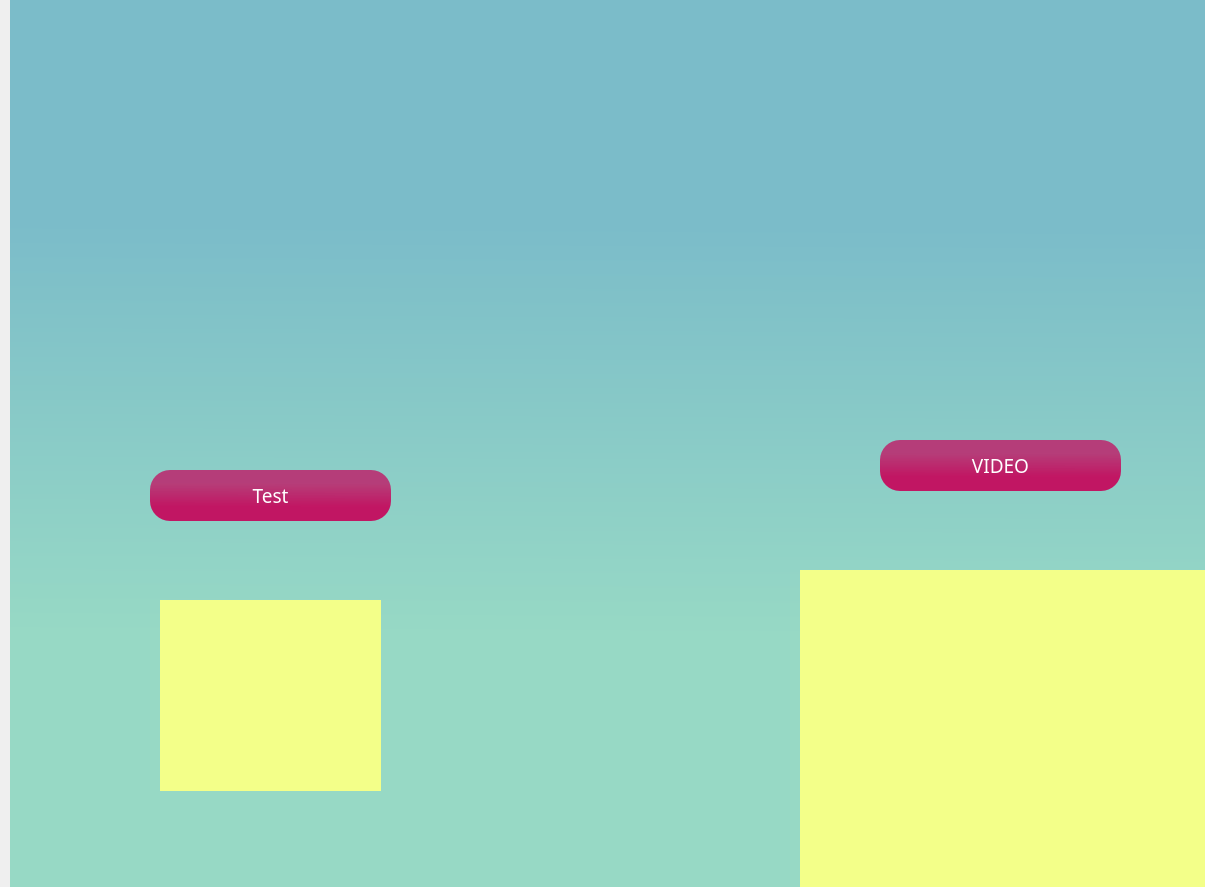
<?xml version="1.0" encoding="UTF-8"?>
<ui version="4.0">
 <class>Dialog</class>
 <widget class="QDialog" name="Dialog">
  <property name="geometry">
   <rect>
    <x>0</x>
    <y>0</y>
    <width>1205</width>
    <height>887</height>
   </rect>
  </property>
  <property name="windowTitle">
   <string>Dialog</string>
  </property>
  <widget class="QWidget" name="mainWindow" native="true">
   <property name="geometry">
    <rect>
     <x>10</x>
     <y>-10</y>
     <width>1201</width>
     <height>901</height>
    </rect>
   </property>
   <property name="styleSheet">
    <string notr="true">QWidget#mainWindow{
background-color: qlineargradient(spread:pad, x1:0.506, y1:0.261, x2:0.500051, y2:1, stop:0 rgba(123, 188, 201, 255), stop:0.619318 rgba(151, 217, 197, 255));}</string>
   </property>
   <widget class="QPushButton" name="testBotButton">
    <property name="geometry">
     <rect>
      <x>140</x>
      <y>480</y>
      <width>241</width>
      <height>51</height>
     </rect>
    </property>
    <property name="font">
     <font>
      <family>Segoe UI Black</family>
      <pointsize>14</pointsize>
      <weight>10</weight>
      <italic>false</italic>
      <bold>false</bold>
     </font>
    </property>
    <property name="styleSheet">
     <string notr="true">border-radius:20px;
background-color: rgba(193, 22, 99, 200);
font: 87 14pt &quot;Segoe UI Black&quot;;
background-color: qlineargradient(spread:pad, x1:0.506, y1:0.261, x2:0.500051, y2:1, stop:0 rgba(193, 22, 99, 200), stop:0.619318 rgba(193, 22, 99, 255));
color:white</string>
    </property>
    <property name="text">
     <string>Test</string>
    </property>
   </widget>
   <widget class="QLabel" name="visibleLetter1">
    <property name="geometry">
     <rect>
      <x>150</x>
      <y>610</y>
      <width>221</width>
      <height>191</height>
     </rect>
    </property>
    <property name="styleSheet">
     <string notr="true">background-color: rgb(243, 255, 137);
font: 87 16pt &quot;Segoe UI Black&quot;;</string>
    </property>
    <property name="text">
     <string/>
    </property>
   </widget>
   <widget class="QPushButton" name="testBotVideoButton">
    <property name="geometry">
     <rect>
      <x>870</x>
      <y>450</y>
      <width>241</width>
      <height>51</height>
     </rect>
    </property>
    <property name="font">
     <font>
      <family>Segoe UI Black</family>
      <pointsize>14</pointsize>
      <weight>10</weight>
      <italic>false</italic>
      <bold>false</bold>
     </font>
    </property>
    <property name="styleSheet">
     <string notr="true">border-radius:20px;
background-color: rgba(193, 22, 99, 200);
font: 87 14pt &quot;Segoe UI Black&quot;;
background-color: qlineargradient(spread:pad, x1:0.506, y1:0.261, x2:0.500051, y2:1, stop:0 rgba(193, 22, 99, 200), stop:0.619318 rgba(193, 22, 99, 255));
color:white</string>
    </property>
    <property name="text">
     <string>VIDEO</string>
    </property>
   </widget>
   <widget class="QLabel" name="Webcam">
    <property name="geometry">
     <rect>
      <x>790</x>
      <y>580</y>
      <width>411</width>
      <height>321</height>
     </rect>
    </property>
    <property name="styleSheet">
     <string notr="true">background-color: rgb(243, 255, 137);</string>
    </property>
    <property name="text">
     <string/>
    </property>
   </widget>
  </widget>
 </widget>
 <resources/>
 <connections/>
</ui>
